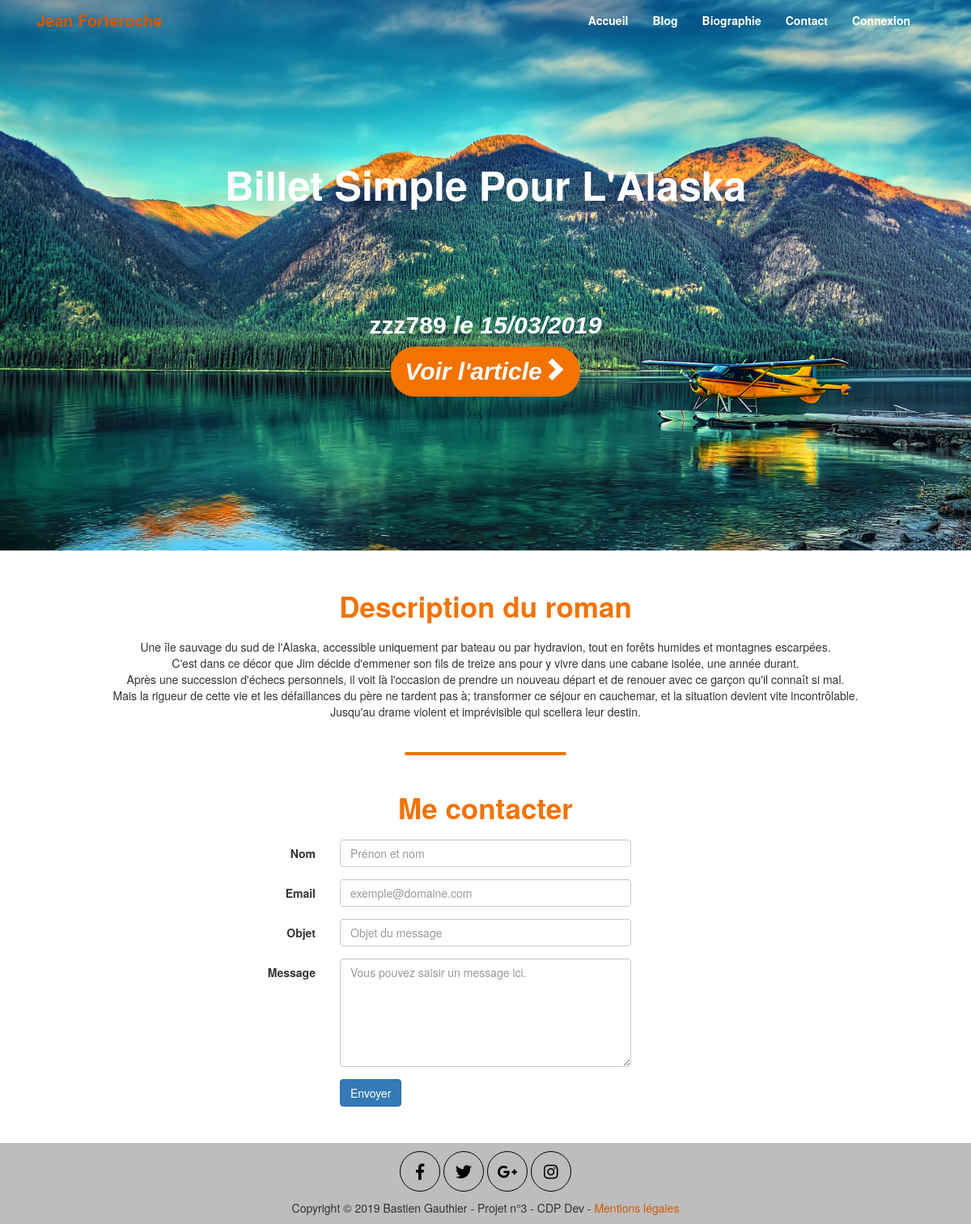
Before: / with the older database file.
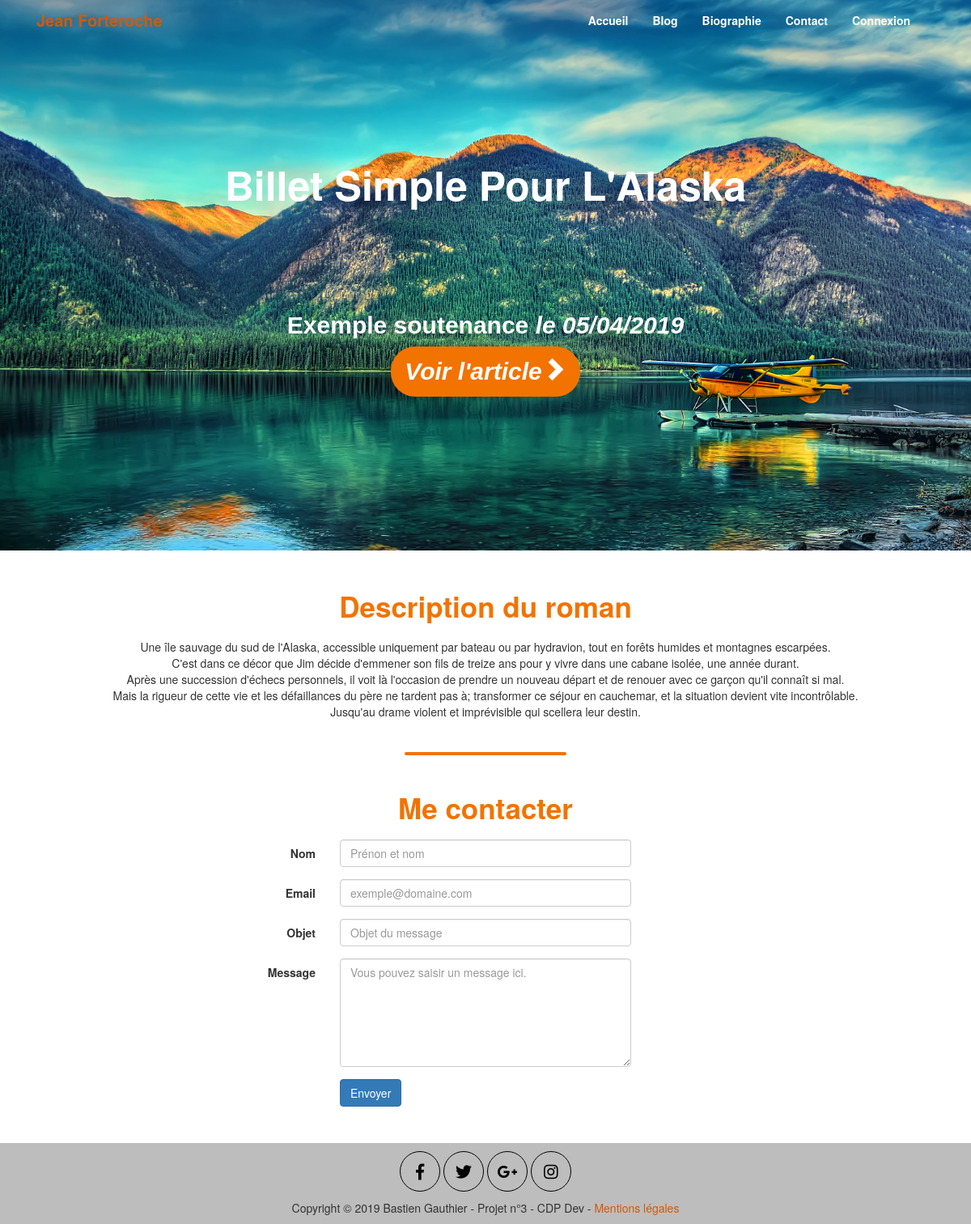
After: the same page with the newer database file.
### tables this page shows
CREATE TABLE IF NOT EXISTS `billets` (
  `id` int(11) NOT NULL AUTO_INCREMENT,
  `titre` varchar(255) NOT NULL,
  `contenu` text NOT NULL,
  `date_creation` datetime NOT NULL,
  PRIMARY KEY (`id`)
);

### Controleur/controleurAccueil.php (called while the page is built, shortened)
<?php
require_once 'Modele/billet.php';
class ControleurAccueil {
    private $billet;
    public function __construct() {
        $this->billet = new Billet();
    }
    public function accueil() {
        $lastBillet = $this->billet->getLastBillet();
        $vue = new Vue("Accueil");
        $vue->generer(array('lastBillet' => $lastBillet));
    }
}

### index.php (called while the page is built, shortened)
<?php
$routeur = new Routeur();
$routeur->routerRequete();

### Modele/billet.php (called while the page is built, shortened)
<?php
require_once 'Modele/modele.php';
class Billet extends Modele {
    public function getLastBillet() {
        $sql = 'SELECT id, titre, contenu, DATE_FORMAT(date_creation, \'%d/%m/%Y\') AS date_creation_fr FROM billets ORDER BY date_creation DESC LIMIT 0, 1';
        $lastBillet = $this->executerRequete($sql, array());
        return $lastBillet;
    }
}

### Modele/Modele.php (called while the page is built)
<?php
abstract class Modele {
    private $bdd;
    protected function executerRequete($sql, $params = null) {
        if ($params == null) {
            $resultat = $this->getDbConnect()->query($sql);
        }
        else {
            $resultat = $this->getDbConnect()->prepare($sql);
            $resultat->execute($params);
        }
        return $resultat;
    }
    private function getDbConnect() {
        if ($this->bdd == null) {
        $this->bdd = new PDO('mysql:host=localhost;dbname=db_p3_jean_f;charset=utf8',
            'root', '', array(PDO::ATTR_ERRMODE => PDO::ERRMODE_EXCEPTION));
        }
        return $this->bdd;
    }
}

### view/vueAccueil.php (the view, shortened to what the rows shown need)
<?php require("includes/head.php"); ?>
<body data-spy="scroll" data-target=".navbar">
    <section id="introduction" class="col-xs-12">
        <div class="container">
            <div class="row">
                <h1>Billet Simple Pour L'Alaska</h1>
            </div>
            <div class="row">
                <?php
                while ($donnees = $lastBillet->fetch())
                {
                ?>
                <div id="news" class="container">
                    <h3>
                        <?php echo html_entity_decode($donnees['titre']); ?>
                        <em>le <?php echo $donnees['date_creation_fr']; ?></em>
                    </h3>
                    <p>
                    <em><a href="?action=article&amp;billet=<?php echo $donnees['id']; ?>"  class="btn btn-lg btn-default">Voir l'article<span class="glyphicon glyphicon-chevron-right"></span></a></em>
                    </p>
                </div>
                <?php
                }
                ?>
            </div>
        </div>
    </section>
</body>
</html>

Changed rows visible on the page:
removed billets: titre "zzz789", date_creation_fr "15/03/2019"
added billets: titre "Exemple soutenance", date_creation_fr "05/04/2019"
